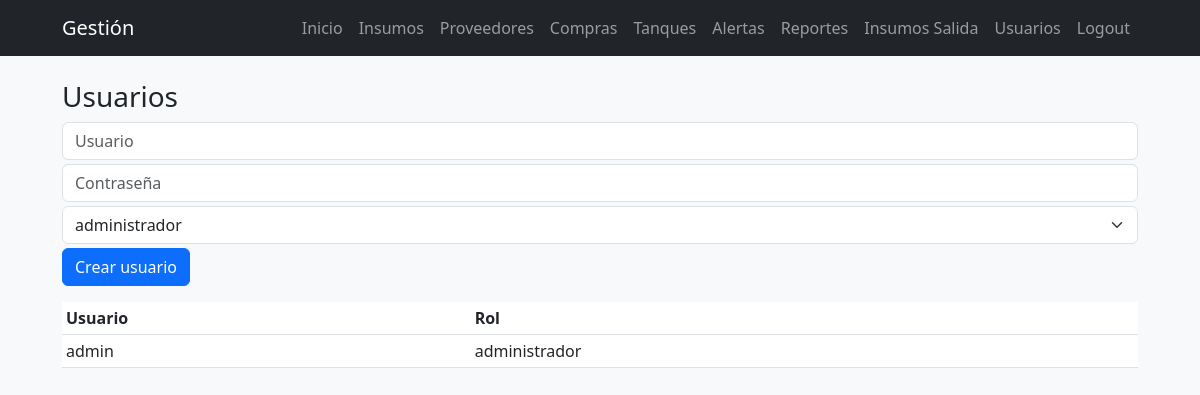
/user/new (signed in), run on an earlier commit of the app's database.
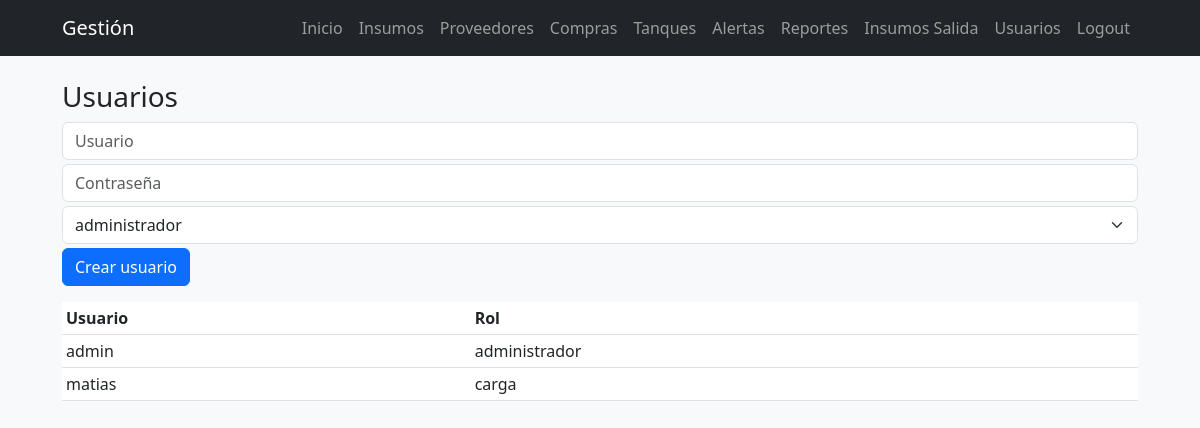
And on a later commit of the database.
### models.py (models this page shows, shortened)
class User(UserMixin, db.Model):
    __tablename__ = 'users'
    id = db.Column(db.Integer, primary_key=True)
    username = db.Column(db.String(80), unique=True, nullable=False)
    password_hash = db.Column(db.String(200), nullable=False)
    role = db.Column(db.String(20), nullable=False, default='user')

### routes/api_user.py (the view, shortened to what this page needs)
@api_user.route('/new', methods=['GET', 'POST'])
@login_required
def user_new():
    if current_user.role != 'administrador':
        flash('No autorizado', 'danger')
        return redirect(url_for('index'))
    users = User.query.all()
    return render_template('user.html', users=users)

### templates/user.html (shortened to what this page needs)
{% extends 'base.html' %}
{% block content %}
<h3>Usuarios</h3>
{% if current_user.role == 'administrador' %}
  <form method="post" action="{{ url_for('api_user.user_new') }}" class="mb-3">
    <input name="username" placeholder="Usuario" class="form-control mb-1" required>
    <input name="password" placeholder="Contraseña" class="form-control mb-1" type="password" required>
    <select name="role" class="form-select mb-1" required>
      <option value="administrador">administrador</option>
    </select>
    <button class="btn btn-primary">Crear usuario</button>
  </form>
{% endif %}
<table class="table table-sm">
  <thead><tr><th>Usuario</th><th>Rol</th></tr></thead>
  <tbody>
    {% for u in users %}
      <tr><td>{{ u.username }}</td><td>{{ u.role }}</td></tr>
    {% endfor %}
  </tbody>
</table>
{% endblock %}

### templates/base.html (shortened to what this page needs)
<!doctype html>
<html lang="es">
<head>
  <link href="https://cdn.jsdelivr.net/npm/bootstrap@5.3.0/dist/css/bootstrap.min.css" rel="stylesheet">
  <link rel="stylesheet" href="{{ url_for('static', filename='css/style.css') }}">
</head>
<body class="bg-light">
<nav class="navbar navbar-expand-lg navbar-dark bg-dark">
  <div class="container">
    <a class="navbar-brand" href="/">Gestión</a>
    <div class="collapse navbar-collapse" id="navbarNav">
      <ul class="navbar-nav ms-auto">
        <li class="nav-item"><a class="nav-link" href="{{ url_for('index') }}">Inicio</a></li>
        <li class="nav-item"><a class="nav-link" href="/insumos">Insumos</a></li>
        <li class="nav-item"><a class="nav-link" href="/proveedores">Proveedores</a></li>
        <li class="nav-item"><a class="nav-link" href="/compras">Compras</a></li>
        <li class="nav-item"><a class="nav-link" href="/tanques">Tanques</a></li>
        <li class="nav-item"><a class="nav-link" href="/alertas">Alertas</a></li>
        <li class="nav-item"><a class="nav-link" href="/reportes">Reportes</a></li>
        <li class="nav-item"><a class="nav-link" href="/insumos_salida">Insumos Salida</a></li>
        {% if current_user.is_authenticated %}
          {% if current_user.role == 'administrador' %}
            <li class="nav-item"><a class="nav-link" href="{{ url_for('api_user.user_new') }}">Usuarios</a></li>
          {% endif %}
          <li class="nav-item"><a class="nav-link" href="{{ url_for('api_user.logout') }}">Logout</a></li>
        {% else %}
          <li class="nav-item"><a class="nav-link" href="{{ url_for('api_user.login') }}">Login</a></li>
        {% endif %}
      </ul>
    </div>
  </div>
</nav>
<div class="container mt-4">
  {% block content %}{% endblock %}
</div>
</body>
</html>

### static/css/style.css (style rules this page uses)
body { background: #f8f9fa; }
.container { max-width: 1100px; }

What changed in the data, as far as the page shows it:
added User: username "matias", role "carga"
